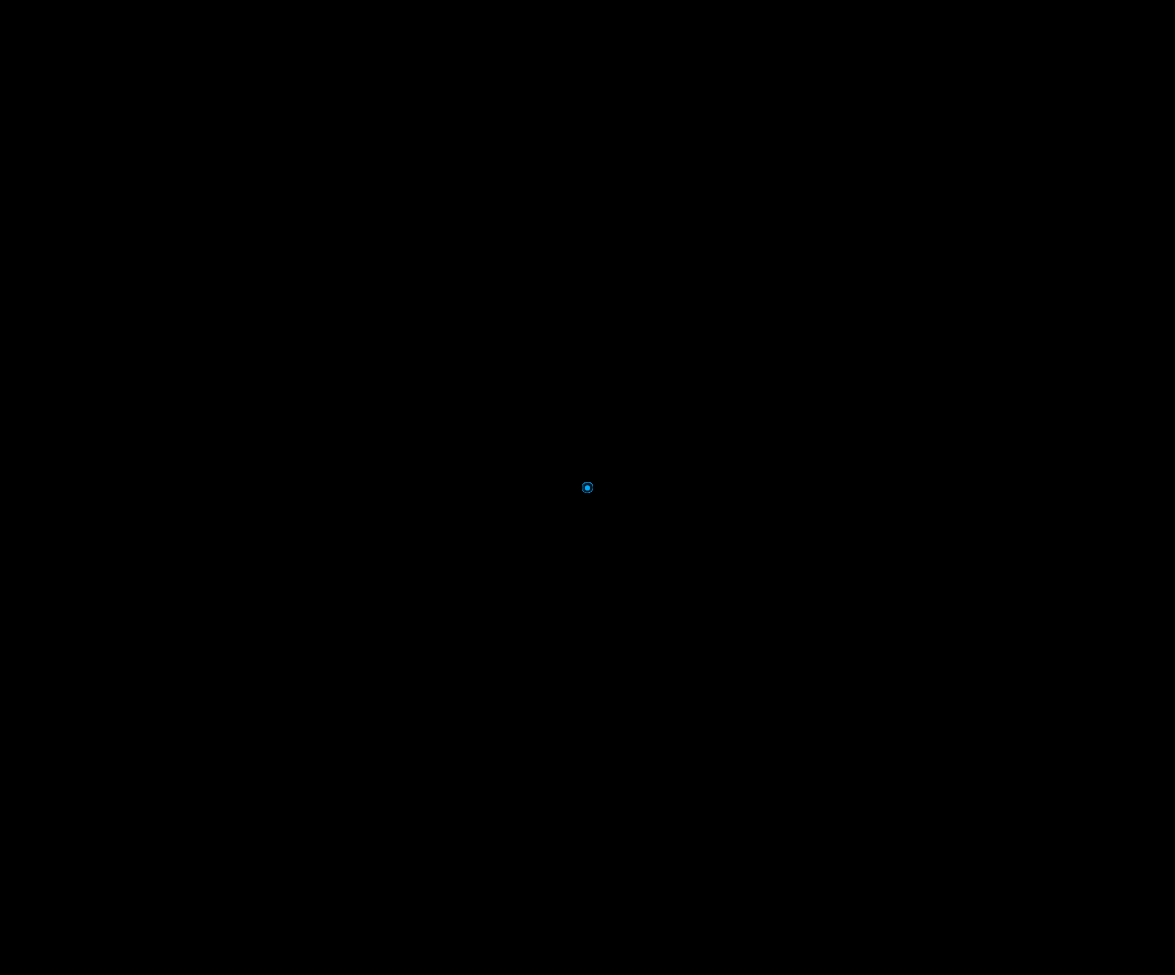
Frame 1 (no input)
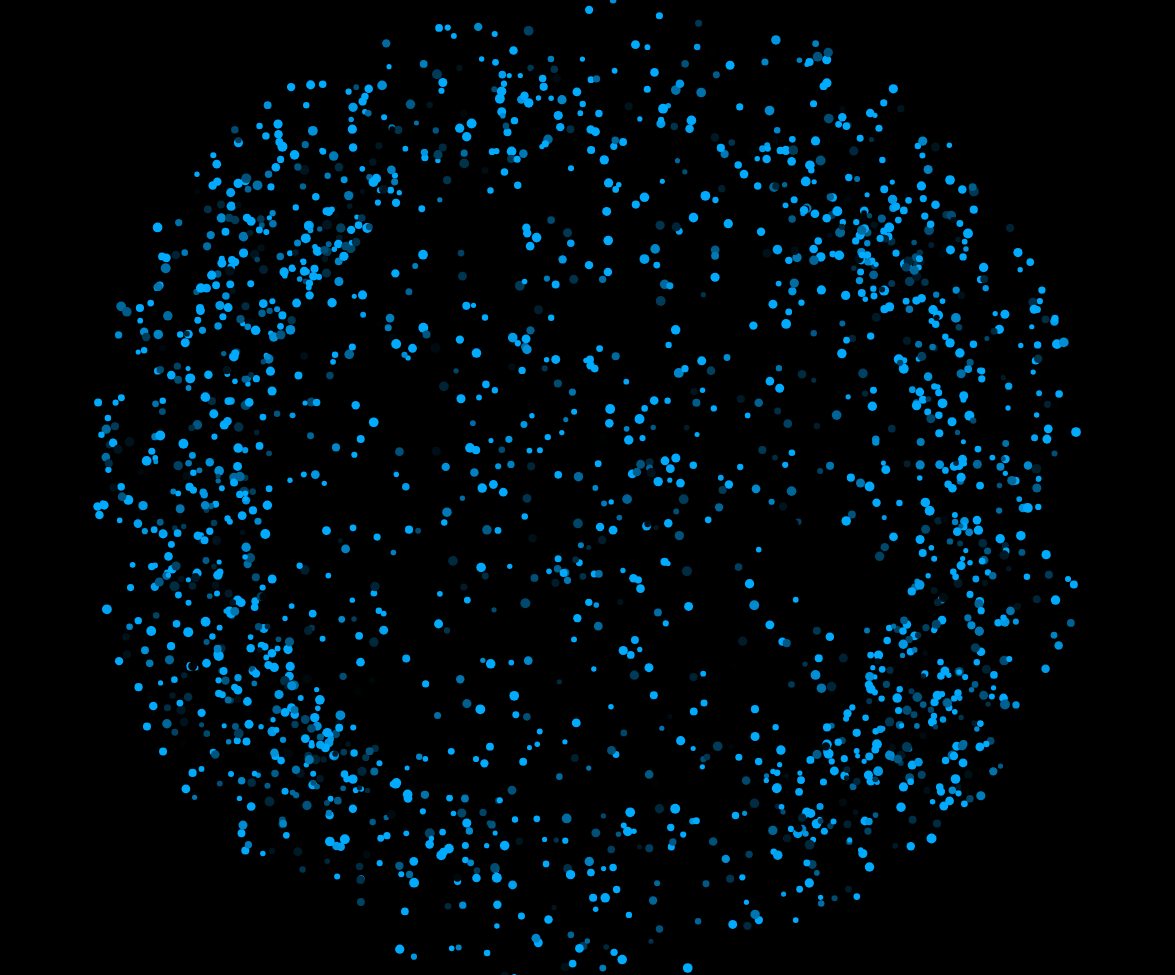
Frame 60 (no input)
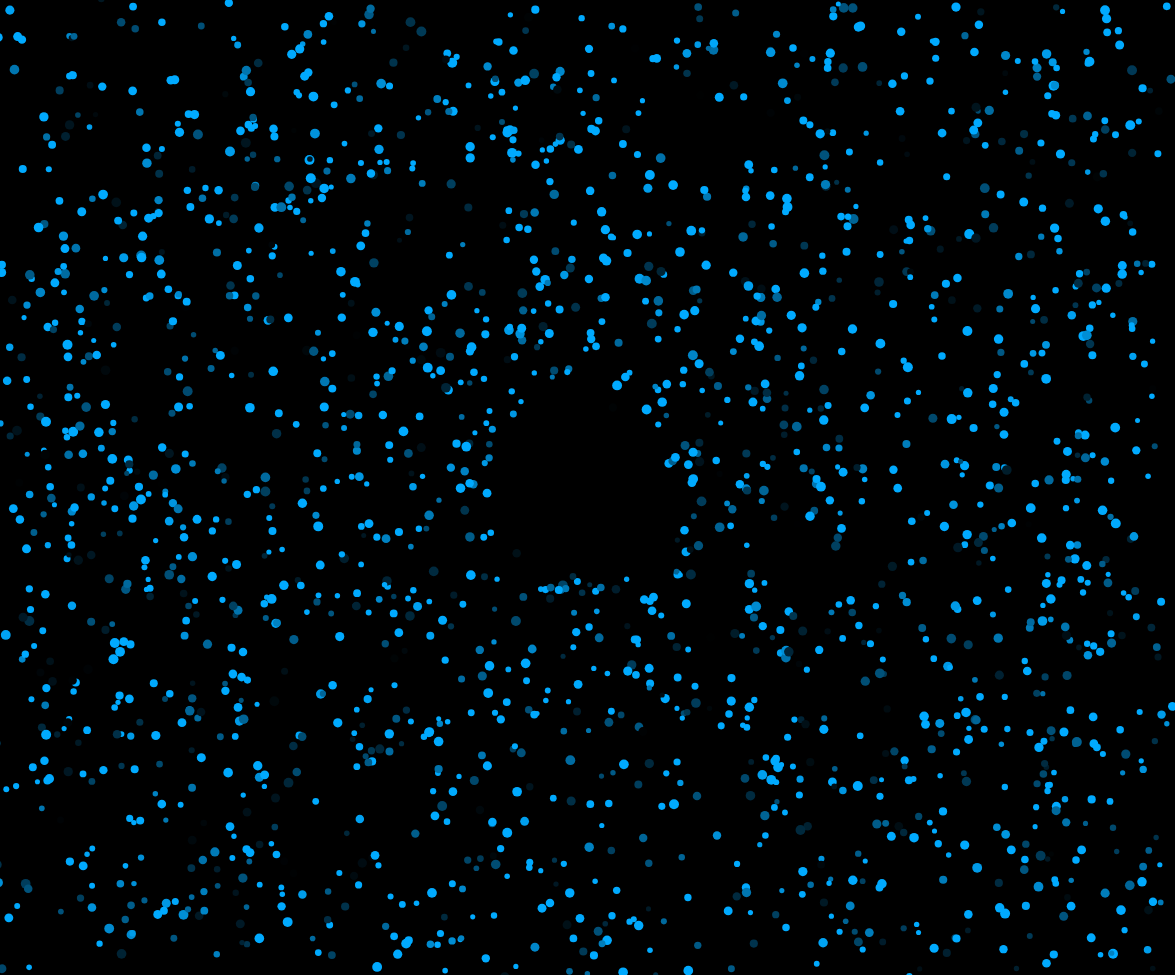
Frame 120 (the mouse pressed at the canvas centre since frame 60)

The p5.js sketch that drew these frames (run headless with seeded random() and noise() and a simulated clock; from frame 60 on, the mouse is pressed at the canvas centre):

// p5.js sketch
// ── sketch.js
// パーティクルのテスト

let particles = []; // パーティクルの配列
let margin = 25; // 余白

function setup() {
    createCanvas(windowWidth - margin, windowHeight - margin);
    colorMode(HSB, 360, 100, 100, 100)
    for (let i = 0; i < 2000; i++) {
        let c = color(200, 100, random(200));
        particles.push(new Particle(random(width), random(height), random(5, 10), c));
    }
}

function draw() {
    background(0);
    for (let i = 0; i < particles.length; i++) {
        particles[i].move();
        particles[i].avoid(mouseX, mouseY);
        particles[i].draw();
    }
}

// ウインドウサイズが変更されたら位置をリセット
function windowResized() {
    resizeCanvas(windowWidth - margin, windowHeight - margin);
    for (let i = 0; i < particles.length; i++) {
        particles[i].setTarget(random(width), random(height));
    }
}
// ── particle.js
class Particle {
    constructor(_x, _y, _r, _c) {
        this.pos = createVector(width / 2, height / 2);
        this.vel = createVector(0, 0);
        this.acc = createVector(0, 0);
        this.maxForce = random(0.4, 0.6);
        this.target = createVector(_x, _y);
        this.r = _r;
        this.c = _c;
    }

    goToTarget() {
        let steer = this.target.copy();
        let distance = dist(this.pos.x, this.pos.y, this.target.x, this.target.y);
        if (distance > 0.5) {
            let distThreshold = 20;
            steer.sub(this.pos);
            steer.normalize();
            steer.mult(map(min(distance, distThreshold), 0, distThreshold, 0, this.maxForce));
            this.acc.add(steer);
        }
    }

    avoid(mx, my) {
        let distance = dist(this.pos.x, this.pos.y, mx, my);
        if (distance < 100) {
            let repulse = this.pos.copy();
            repulse.sub(mx, my);
            repulse.mult(map(distance, 100, 0, 0, 0.25));
            this.acc.add(repulse);
        }
    }

    move() {
        this.goToTarget();
        this.vel.mult(0.95);
        this.vel.add(this.acc);
        this.pos.add(this.vel);
        this.acc.mult(0);
    }

    draw() {
        noStroke();
        fill(this.c);
        ellipse(this.pos.x, this.pos.y, this.r, this.r);
    }
}
